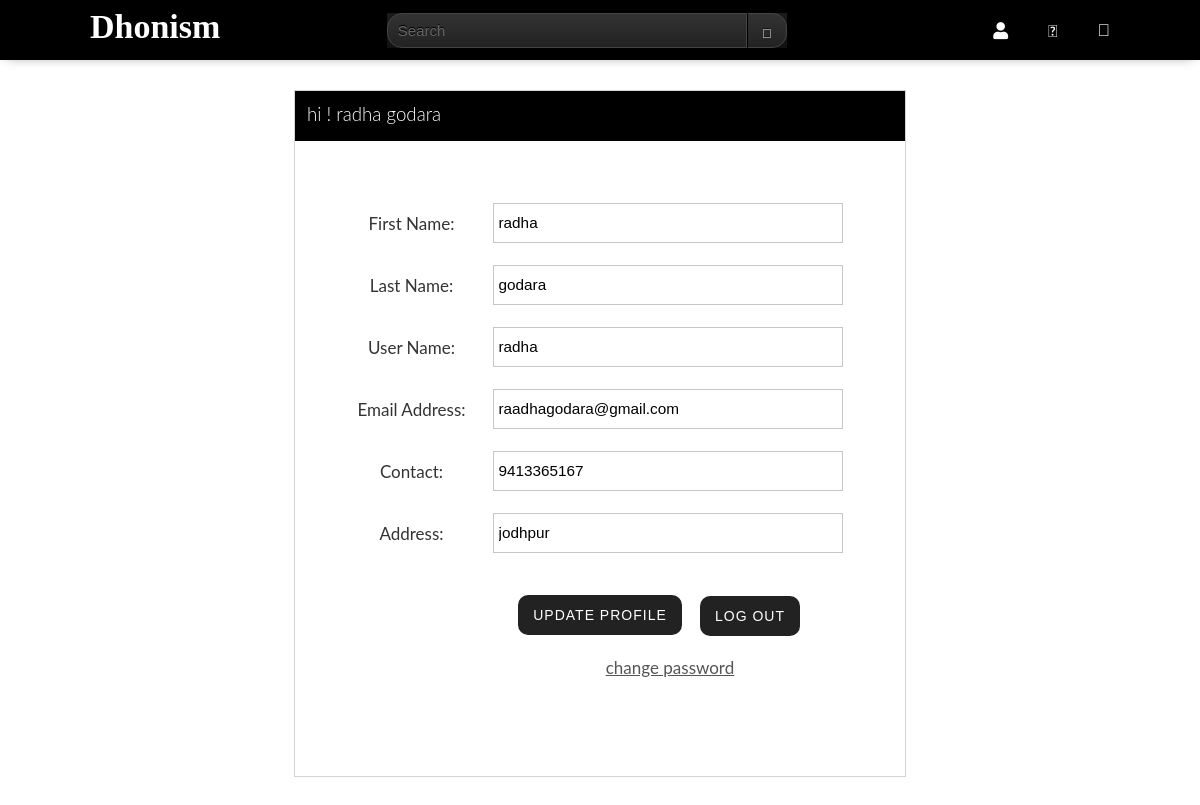
Page /userProfile.php (signed in) on the committed database.
### tables this page shows
CREATE TABLE `logindata` (
  `sno` int(11) NOT NULL,
  `username` varchar(100) DEFAULT NULL,
  `password` varchar(100) DEFAULT NULL,
  `fname` varchar(100) DEFAULT NULL,
  `lname` varchar(100) DEFAULT NULL,
  `email` varchar(100) DEFAULT NULL,
  `address` varchar(100) DEFAULT NULL,
  `contactno` varchar(10) DEFAULT NULL,
  `status` varchar(100) DEFAULT NULL
);

### userProfile.php (the view, shortened to what this page needs)
<?php
$username=$_SESSION['uname'];
$q=mysqli_query($conn,"select * from logindata where username='$username' ;");
$updatearr=mysqli_fetch_array($q);
?>
<!DOCTYPE html>
<html lang="en">
<head>
    <link rel="stylesheet" type="text/css" href="style.css">
    <link rel="stylesheet" type="text/css" href="querries.css">
    <link rel="stylesheet" type="text/css" href="grid.css">
    <link href="https://kit-pro.fontawesome.com/releases/v5.14.0/css/pro.min.css" rel="stylesheet">
    <link rel="stylesheet" href="https://cdnjs.cloudflare.com/ajax/libs/font-awesome/5.13.0/css/all.min.css">
</head>
<body>
<?php
include 'header.php';
?>
    <div class="row login-div">
        <form class="login-form" action="#" method="post" >
        <div class="login-panel-heading"> <h3 >hi ! <?php echo $updatearr['fname']." ".$updatearr['lname'];?></h3> </div>
            <table>
                <tr>
                    <td>First Name:</td>
                    <td><input type="text" name="fname" value="<?php echo $updatearr['fname']; ?>"></td>
                </tr>
                <tr>
                    <td>Last Name:</td>
                    <td><input type="text" name="lname" value="<?php echo $updatearr['lname']; ?>"></td>
                </tr>
                <tr>
                    <td>User Name:</td>
                    <td><input type="text" name="username" value="<?php echo $updatearr['username']; ?>"></td>
                </tr>
                <tr>
                    <td>Email Address:</td>
                    <td><input type="email" name="email" value="<?php echo $updatearr['email']; ?>"></td>
                </tr>
                <tr>
                    <td>Contact:</td>
                    <td><input type="text" name="contactno" value="<?php echo $updatearr['contactno']; ?>"></td>
                </tr>
                <tr>
                    <td>Address:</td>
                    <td><input type="text" name="address" value="<?php echo $updatearr['address']; ?>"></td>
                </tr>
                <tr><td colspan='2' ><button class="profile-update-btn btn-all" type="submit" name="updatesubmit">update profile</button></td></tr>
                <tr><td colspan='2' > <a class="pwd-change-link" href="pwdchange.php">change password </a></td></tr>
                <tr><td colspan='2'><a class="logout-btn btn-all" href="logout.php">Log out </a></td></tr>
            </table>
        </form>
    </div>
</body>
</html>

### style.css (style rules this page uses)
* { margin: 0; padding: 0; box-sizing: border-box; }
html, body { color: #333333; font-family: "Lato", "Arial", sans-serif; font-weight: normal; font-size: 17px; text-rendering: optimizeLegibility; }
.row { max-width: 85%; margin: 0 auto; }
.btn-all { background-color: #222; color: #fff; display: inline-block; border: none; font-size: 14px; font-weight: 100; border-radius: 10px; padding: 20px 40px; text-transform: uppercase; cursor: pointer; text-decoration: none; text-align: center; overflow: hidden; transition: all 0.2s; font-family: "Montserrat", sans-serif; letter-spacing: 1px; }
h1, h2, h3 { font-weight: 300; }
h3 { font-size: 110%; margin-bottom: 15px; }
a { text-decoration: none; color: #555; }
form.login-form { background-color: white; border: 1px solid rgb(213, 213, 213); width: 60%; padding-bottom: 20px; margin: 0 auto; margin-top: 30px; }
.login-div { min-height: 100vh; }
form.login-form input { height: 40px; width: 350px; margin-left: 25px; border: 1px solid rgb(199, 199, 199); font-size: 90%; padding: 0 5px; }
form.login-form table { text-align: center; margin: 0 auto; margin-top: 50px; }
form.login-form td { padding: 10px 0; }
.login-panel-heading { background-color: black; height: 50px; width: 100%; }
.login-panel-heading h3 { color: white; margin: 12px; }
.profile-update-btn { padding: 12px 15px; margin-top: 20px; position: relative; left: 0px; }
.logout-btn { padding: 12px 15px; position: relative; top: -104px; left: 150px; }
.pwd-change-link { margin-left: 100px; position: relative; left: 20px; text-decoration: underline; }
form.login-form { display: flex; flex-direction: column; align-items: center; }

### grid.css (style rules this page uses)
.row { zoom: 1; }
.row:before, .row:after { content: ""; display: table; }
.row:after { clear: both; }

### userProfile.php (style rules this page uses)
table { text-align:center; margin:0 auto; }
td { padding:10px 0; }

### rows in the picture
logindata: fname "radha", lname "godara", username "radha", email "raadhagodara@gmail.com", contactno "9413365167", address "jodhpur"
